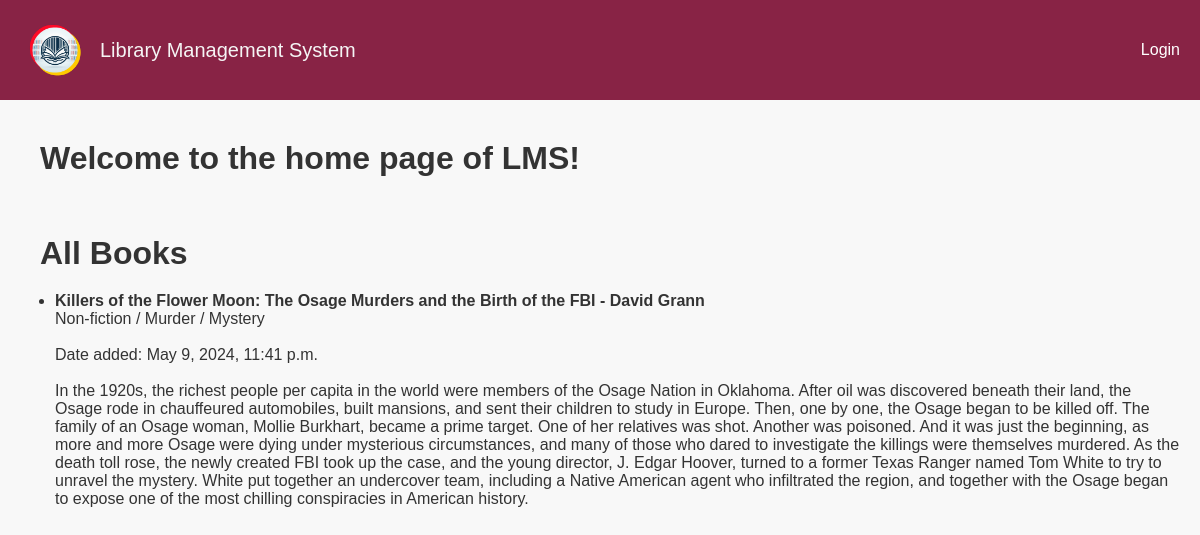
Before: / with the older database file.
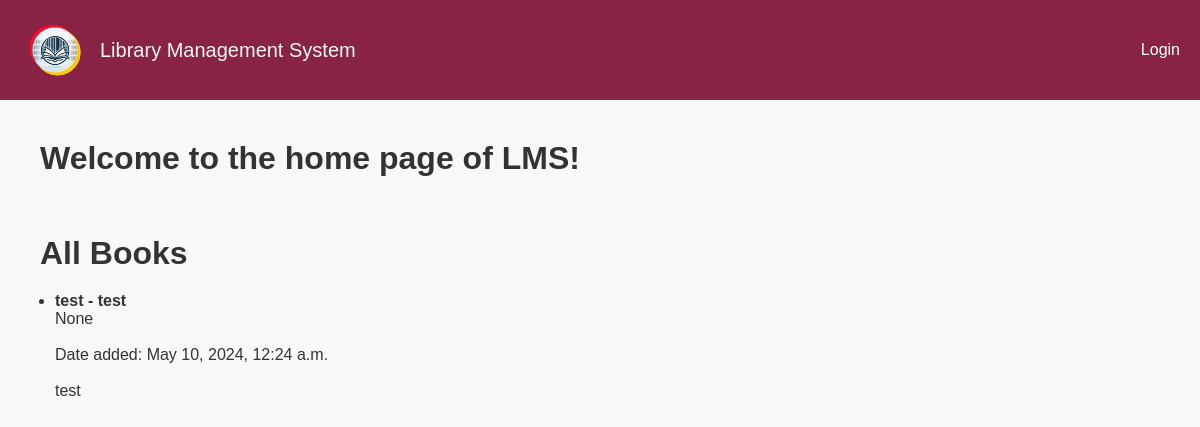
After: the same page with the newer database file.
### lms/models.py (models this page shows, shortened)
class Book(models.Model):
    title = models.CharField(max_length=200)
    author = models.ForeignKey(Author, on_delete=models.SET_NULL, null=True)
    genre = models.ForeignKey(Genre, on_delete=models.SET_NULL, null=True, blank=True)
    description = models.TextField(blank=True)
    published_date = models.DateField()
    isbn = models.CharField(max_length=13, unique=True)
    added_date = models.DateTimeField(auto_now_add=True)

class Author(models.Model):
    name = models.CharField(max_length=100)
    biography = models.TextField(blank=True)

class Genre(models.Model):
    name = models.CharField(max_length=100)
    def __str__(self):
        return self.name

### lms/views.py (the view)
# urls.py: path('', index, name="lms-home"),
def index(request):
    registered_books = Book.objects.all()
    context = {
        'books': registered_books
    }
    return render(request, 'lms/index.html', context)

### lms/templates/lms/index.html (shortened to what this page needs)
{% extends 'lms/_base.html' %}
{% block content %}
    <h1 style='margin: 20px'>Welcome to the home page of LMS!</h1><br>
    <h1 style='margin: 20px'>All Books</h1>
    <ul>
        {% for book in books %}
            <li style='margin-left: 35px;'><b>{{ book.title }} - {{ book.author.name }}</b></li>
            <li style='margin-left: 35px; list-style-type: none;'>{{ book.genre }}</li><br>
            <li style='margin-left: 35px; list-style-type: none;'>Date added: {{ book.added_date }}</li><br>
            <li style='margin-left: 35px; list-style-type: none;'>{{ book.description }}</li>
            <br><br>
        {% endfor %}
    </ul>
{% endblock content%}

### lms/templates/lms/_base.html (shortened to what this page needs)
{% load static %}
<!DOCTYPE html>
<html lang="en">
<head>
    <link rel="stylesheet" href="{% static '/lms/styles.css' %}">
</head>
<body>
<nav class="navbar">
    <div class="container">
        <div class="navbar-left">
            <div class="navbar-brand">
                <img src="{% static 'lms/logo.png' %}" alt="LMS Logo">
                <a href="{% url 'lms-home'%}" class="navbar-title">Library Management System</a>
            </div>
        </div>
        <div class="navbar-right">
            <div class="navbar-links">
                {% if user.is_authenticated %}
                <a href="{% url 'add_book' %}" class="nav-link">Add Book</a>
                <a href="{% url 'add_author' %}" class="nav-link">Authors</a>
                <a href="{% url 'add_genre' %}" class="nav-link">Genres</a>
                <a href="{% url 'add_customer' %}" class="nav-link">Customers</a>
                <a href="{% url 'checked_out_book' %}" class="nav-link">Check Out</a>
                <form method="post" class="nav-link" action="{% url 'logout' %}">
                    {% csrf_token %}
                    <button type="submit">Logout</button>
                </form>
                {% else %}
                <a href="{% url 'login' %}">Login</a>
                {% endif %}
            </div>
        </div>
    </div>
</nav>
<div class="content">
    {% block content %}
    {% endblock content%}
</div>
</body>
</html>

### lms/static/lms/styles.css (style rules this page uses)
* { margin: 0; padding: 0; box-sizing: border-box; }
body { font-family: Arial, sans-serif; background-color: #f8f8f8; color: #333; }
.container { max-width: 1200px; margin: 0 auto; padding: 0 20px; }
.navbar { background-color: #882345; color: whitesmoke; padding: 15px 0; }
.container { display: flex; justify-content: space-between; align-items: center; }
.navbar-left { margin-right: auto; }
.navbar-right { margin-left: auto; }
.navbar-brand { display: flex; align-items: center; }
.navbar-brand img { width: 70px; height: auto; margin-right: 10px; }
.navbar-title { font-size: 20px; }
a.navbar-title { text-decoration: none; color: inherit; }
.navbar-links { display: flex; }
.navbar-links a { color: #fff; text-decoration: none; margin-left: 20px; }
.content { padding: 20px; }

Changed rows visible on the page:
removed Book: title "Killers of the Flower Moon: The Osage Murders and the Birth of the FBI", author.name "David Grann", genre "Non-fiction / Murder / Mystery", added_date "May 9, 2024, 11:41 p.m.", description "In the 1920s, the richest people per capita in the world were members of the Osage Nation in Oklahoma. After oil was discovered beneath their land, the Osage rode in chauffeured automobiles, built mansions, and sent their children to study in Europe. Then, one by one, the Osage began to be killed off. The family of an Osage woman, Mollie Burkhart, became a prime target. One of her relatives was shot. Another was poisoned. And it was just the beginning, as more and more Osage were dying under mysterious circumstances, and many of those who dared to investigate the killings were themselves murdered. As the death toll rose, the newly created FBI took up the case, and the young director, J.…"
added Book: title "test", author.name "test", genre "None", added_date "May 10, 2024, 12:24 a.m.", description "test"
